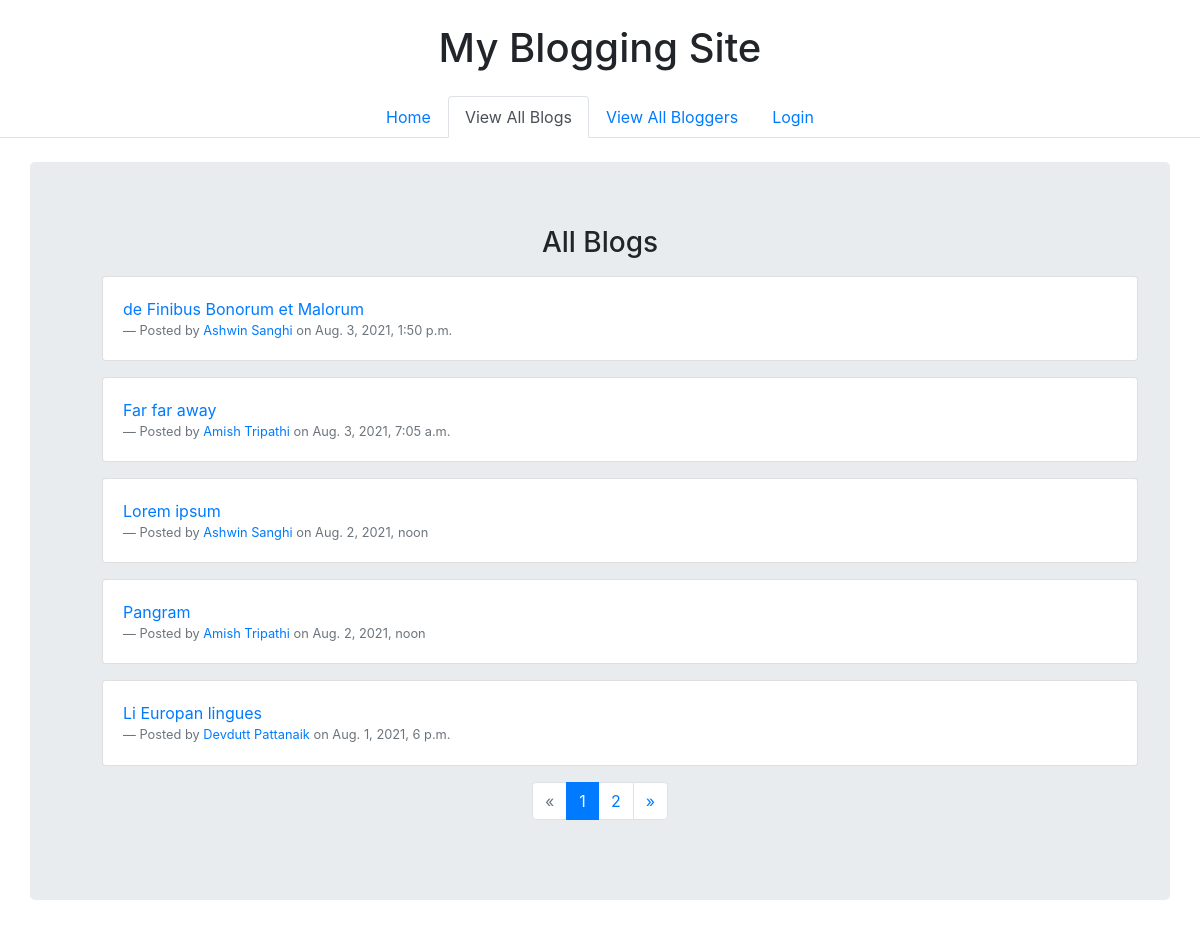
/blog/blogs/, run on the app's committed database.
### blog/models.py (models this page shows)
class Post(models.Model):
    post_title = models.CharField(max_length=200)
    date_publishshed = models.DateTimeField()
    post_content = models.TextField()
    create_by = models.ForeignKey(Author, on_delete=models.CASCADE)

class Author(models.Model):
    author_name = models.CharField(max_length=200)
    author_bio = models.CharField(max_length=500)

### blog/views.py (the view)
# urls.py: path('blogs/', views.view_all_blogs, name='view_all_blogs'),
def view_all_blogs(request):
    all_blogs = Post.objects.all().order_by('-date_publishshed')
    paginator = Paginator(all_blogs, 5) # Show 5 blogs per page.
    page_number = request.GET.get('page', 1)
    page_obj = paginator.get_page(page_number)
    context = {
        'all_blogs' : page_obj,
    }
    return render(request, 'allBlogs.html', context)

### blog/templates/allBlogs.html (shortened to what this page needs)
<!doctype html>
<html lang="en">
  <head>
    <link rel="stylesheet" href="https://maxcdn.bootstrapcdn.com/bootstrap/4.0.0/css/bootstrap.min.css">
  </head>
  <body>
    <h1 class="text-center m-3 p-2">My Blogging Site</h1>
    <ul class="nav nav-tabs justify-content-center">
        <li class="nav-item">
          <a class="nav-link" href="/blog">Home</a>
        </li>
        <li class="nav-item">
          <a class="nav-link active" href="/blog/blogs">View All Blogs</a>
        </li>
        <li class="nav-item">
          <a class="nav-link" href="/blog/bloggers">View All Bloggers</a>
        </li>
        <li class="nav-item">
          {% if user.is_authenticated %}
          <a class="nav-link" href="/blog/logout">Logout</a>
          {% else %}
          <a class="nav-link" href="/blog/login">Login</a>
          {% endif %}
        </li>
    </ul>
    <div class="container jumbotron mt-4">
        <h3 class="text-center">All Blogs</h3>
        {% if all_blogs %}
            <ul>
            {% for blog in all_blogs %}
                <div class="card my-3">
                    <div class="card-body">
                        <a href="/blog/blogs/{{ blog.id }}">{{ blog.post_title }}</a>
                        <footer class="blockquote-footer">Posted by <a href="/blog/bloggers/{{ blog.create_by.id }}">{{ blog.create_by.author_name }}</a> on {{ blog.date_publishshed }}</footer>
                    </div>
                </div>
            {% endfor %}
            </ul>
            {% if all_blogs.has_other_pages %}
              <ul class="pagination justify-content-center">
                {% if all_blogs.has_previous %}
                  <li class="page-item"><a href="?page={{ all_blogs.previous_page_number }}" class="page-link">&laquo;</a></li>
                {% else %}
                  <li class="page-item disabled"><a class="page-link">&laquo;</a></li>
                {% endif %}
                {% for i in all_blogs.paginator.page_range %}
                  {% if all_blogs.number == i %}
                    <li class="page-item active"><a href="?page={{ i }}" class="page-link">{{ i }}</a></li>
                  {% else %}
                    <li class="page-item"><a href="?page={{ i }}" class="page-link">{{ i }}</a></li>
                  {% endif %}
                {% endfor %}
                {% if all_blogs.has_next %}
                  <li class="page-item"><a href="?page={{ all_blogs.next_page_number }}" class="page-link">&raquo;</a></li>
                {% else %}
                <li class="page-item disabled"><a class="page-link">&raquo;</a></li>
                {% endif %}
              </ul>
          {% endif %}
        {% else %}
            <p>No blogs are available.</p>
        {% endif %}
    </div>
  </body>
</html>

### data on the page
Post: post_title "de Finibus Bonorum et Malorum", create_by.author_name "Ashwin Sanghi", date_publishshed "Aug. 3, 2021, 1:50 p.m."
Post: post_title "Far far away", create_by.author_name "Amish Tripathi", date_publishshed "Aug. 3, 2021, 7:05 a.m."
Post: post_title "Lorem ipsum", create_by.author_name "Ashwin Sanghi", date_publishshed "Aug. 2, 2021, noon"
Post: post_title "Pangram", create_by.author_name "Amish Tripathi", date_publishshed "Aug. 2, 2021, noon"
Post: post_title "Li Europan lingues", create_by.author_name "Devdutt Pattanaik", date_publishshed "Aug. 1, 2021, 6 p.m."

### other printed values
{{ i }} "1"
{{ i }} "2"
